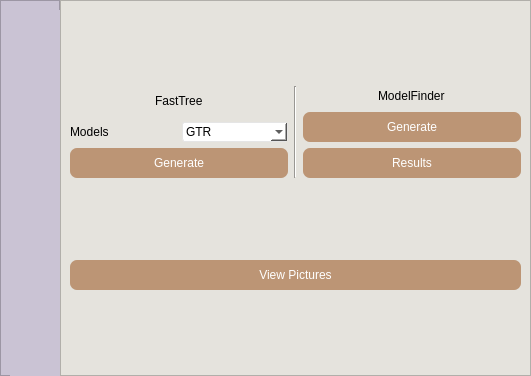
<?xml version="1.0" encoding="UTF-8"?>
<ui version="4.0">
 <class>Form</class>
 <widget class="QWidget" name="Form">
  <property name="geometry">
   <rect>
    <x>0</x>
    <y>0</y>
    <width>531</width>
    <height>376</height>
   </rect>
  </property>
  <property name="windowTitle">
   <string>tree</string>
  </property>
  <property name="styleSheet">
   <string notr="true">background-color: rgb(229, 227, 221);</string>
  </property>
  <layout class="QHBoxLayout" name="horizontalLayout_7">
   <property name="spacing">
    <number>0</number>
   </property>
   <property name="leftMargin">
    <number>0</number>
   </property>
   <property name="topMargin">
    <number>0</number>
   </property>
   <property name="rightMargin">
    <number>0</number>
   </property>
   <property name="bottomMargin">
    <number>0</number>
   </property>
   <item>
    <widget class="QFrame" name="frame_2">
     <property name="minimumSize">
      <size>
       <width>60</width>
       <height>0</height>
      </size>
     </property>
     <property name="maximumSize">
      <size>
       <width>60</width>
       <height>16777215</height>
      </size>
     </property>
     <property name="styleSheet">
      <string notr="true">QFrame{
	background-color: rgb(202, 195, 212);
}</string>
     </property>
     <property name="frameShape">
      <enum>QFrame::StyledPanel</enum>
     </property>
     <property name="frameShadow">
      <enum>QFrame::Raised</enum>
     </property>
     <widget class="QLabel" name="label_3">
      <property name="geometry">
       <rect>
        <x>10</x>
        <y>10</y>
        <width>60</width>
        <height>661</height>
       </rect>
      </property>
      <property name="styleSheet">
       <string notr="true">QLabel{
	color: rgb(229,227,221);
	line-height:10px;
	font: 22pt &quot;Cascadia Mono&quot;;
}
</string>
      </property>
      <property name="text">
       <string/>
      </property>
     </widget>
    </widget>
   </item>
   <item>
    <widget class="QFrame" name="frame">
     <property name="frameShape">
      <enum>QFrame::StyledPanel</enum>
     </property>
     <property name="frameShadow">
      <enum>QFrame::Raised</enum>
     </property>
     <layout class="QVBoxLayout" name="verticalLayout_6">
      <item>
       <layout class="QHBoxLayout" name="horizontalLayout_14">
        <item>
         <layout class="QHBoxLayout" name="horizontalLayout_8">
          <item>
           <layout class="QVBoxLayout" name="verticalLayout_2">
            <item alignment="Qt::AlignHCenter">
             <widget class="QLabel" name="label_5">
              <property name="maximumSize">
               <size>
                <width>16777215</width>
                <height>50</height>
               </size>
              </property>
              <property name="text">
               <string>FastTree</string>
              </property>
             </widget>
            </item>
            <item>
             <layout class="QHBoxLayout" name="horizontalLayout_4">
              <item>
               <widget class="QLabel" name="label_2">
                <property name="maximumSize">
                 <size>
                  <width>16777215</width>
                  <height>500</height>
                 </size>
                </property>
                <property name="text">
                 <string>Models</string>
                </property>
               </widget>
              </item>
              <item>
               <widget class="QComboBox" name="mods">
                <property name="styleSheet">
                 <string notr="true">QComboBox {
    border-radius: 3px;
    padding: 1px 18px 1px 3px;
    background: transparent; 
    border: 1px solid gray; 
	border-color: #E5E5E5;
	background-color: #FFFFFF;
}
</string>
                </property>
                <item>
                 <property name="text">
                  <string>GTR</string>
                 </property>
                </item>
                <item>
                 <property name="text">
                  <string>JTT</string>
                 </property>
                </item>
                <item>
                 <property name="text">
                  <string>LG</string>
                 </property>
                </item>
                <item>
                 <property name="text">
                  <string>WAG</string>
                 </property>
                </item>
               </widget>
              </item>
             </layout>
            </item>
            <item>
             <widget class="QPushButton" name="fasttree">
              <property name="minimumSize">
               <size>
                <width>60</width>
                <height>30</height>
               </size>
              </property>
              <property name="styleSheet">
               <string notr="true">QPushButton{
background-color: rgb(188, 149, 117);
border:none;
border-radius:7px;
color:white}
QPushButton::hover {
    background-color: rgb(226, 179, 141);
}

QPushButton::pressed {
    background-color: rgb(158, 125, 99);
}</string>
              </property>
              <property name="text">
               <string>Generate</string>
              </property>
             </widget>
            </item>
           </layout>
          </item>
          <item>
           <widget class="Line" name="line_2">
            <property name="orientation">
             <enum>Qt::Vertical</enum>
            </property>
           </widget>
          </item>
          <item>
           <layout class="QVBoxLayout" name="verticalLayout_3">
            <item alignment="Qt::AlignHCenter">
             <widget class="QLabel" name="label_4">
              <property name="maximumSize">
               <size>
                <width>16777215</width>
                <height>20</height>
               </size>
              </property>
              <property name="text">
               <string>ModelFinder</string>
              </property>
             </widget>
            </item>
            <item>
             <widget class="QPushButton" name="modelfinder_button">
              <property name="minimumSize">
               <size>
                <width>60</width>
                <height>30</height>
               </size>
              </property>
              <property name="styleSheet">
               <string notr="true">QPushButton{
background-color: rgb(188, 149, 117);
border:none;
border-radius:7px;
color:white}
QPushButton::hover {
    background-color: rgb(226, 179, 141);
}

QPushButton::pressed {
    background-color: rgb(158, 125, 99);
}</string>
              </property>
              <property name="text">
               <string>Generate</string>
              </property>
             </widget>
            </item>
            <item>
             <widget class="QPushButton" name="model_results">
              <property name="minimumSize">
               <size>
                <width>60</width>
                <height>30</height>
               </size>
              </property>
              <property name="styleSheet">
               <string notr="true">QPushButton{
background-color: rgb(188, 149, 117);
border:none;
border-radius:7px;
color:white}
QPushButton::hover {
    background-color: rgb(226, 179, 141);
}

QPushButton::pressed {
    background-color: rgb(158, 125, 99);
}</string>
              </property>
              <property name="text">
               <string>Results</string>
              </property>
             </widget>
            </item>
           </layout>
          </item>
         </layout>
        </item>
       </layout>
      </item>
      <item>
       <widget class="QPushButton" name="pic">
        <property name="minimumSize">
         <size>
          <width>60</width>
          <height>30</height>
         </size>
        </property>
        <property name="styleSheet">
         <string notr="true">QPushButton{
background-color: rgb(188, 149, 117);
border:none;
border-radius:7px;
color:white}
QPushButton::hover {
    background-color: rgb(226, 179, 141);
}

QPushButton::pressed {
    background-color: rgb(158, 125, 99);
}</string>
        </property>
        <property name="text">
         <string>View Pictures</string>
        </property>
       </widget>
      </item>
     </layout>
    </widget>
   </item>
  </layout>
 </widget>
 <resources/>
 <connections/>
</ui>
